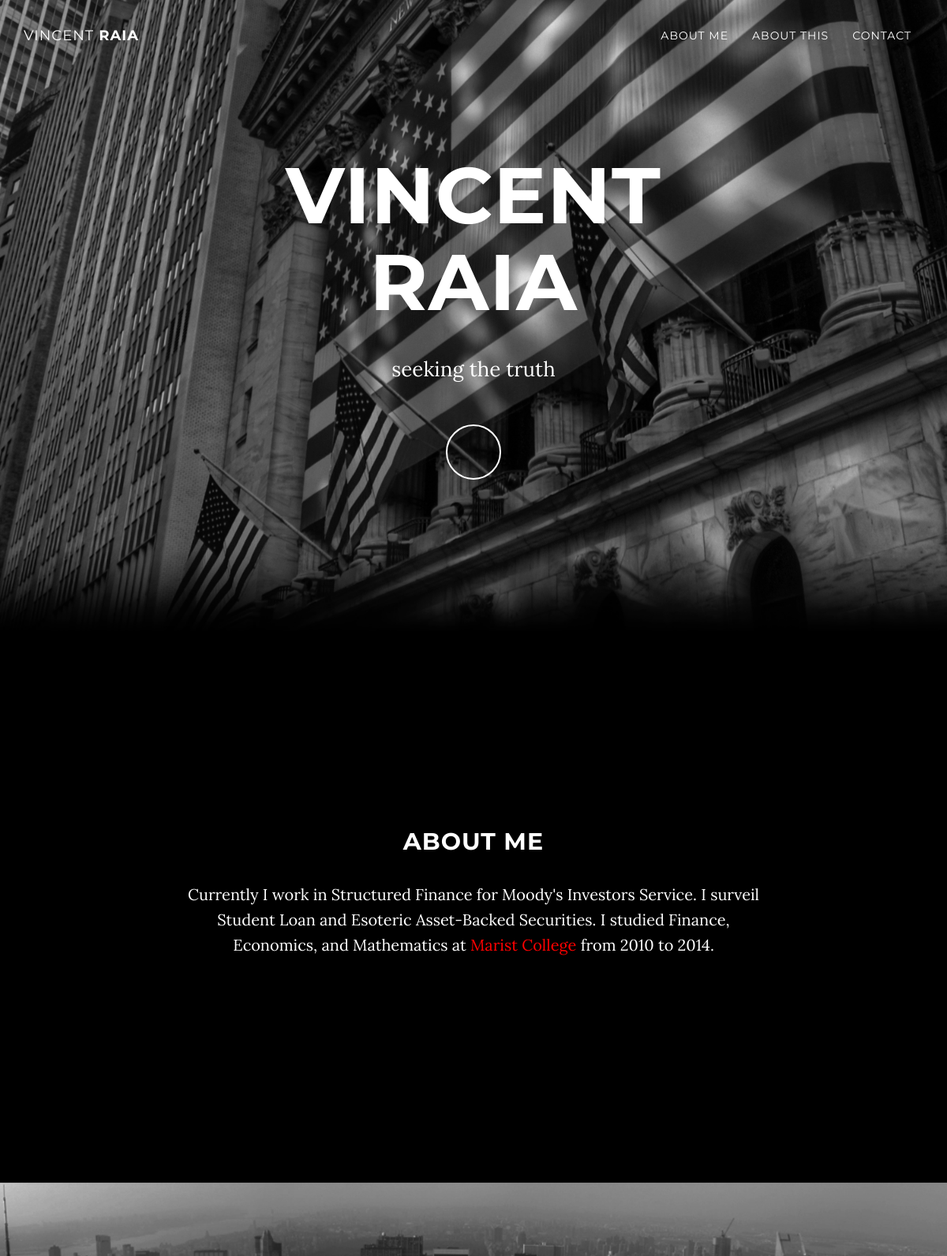
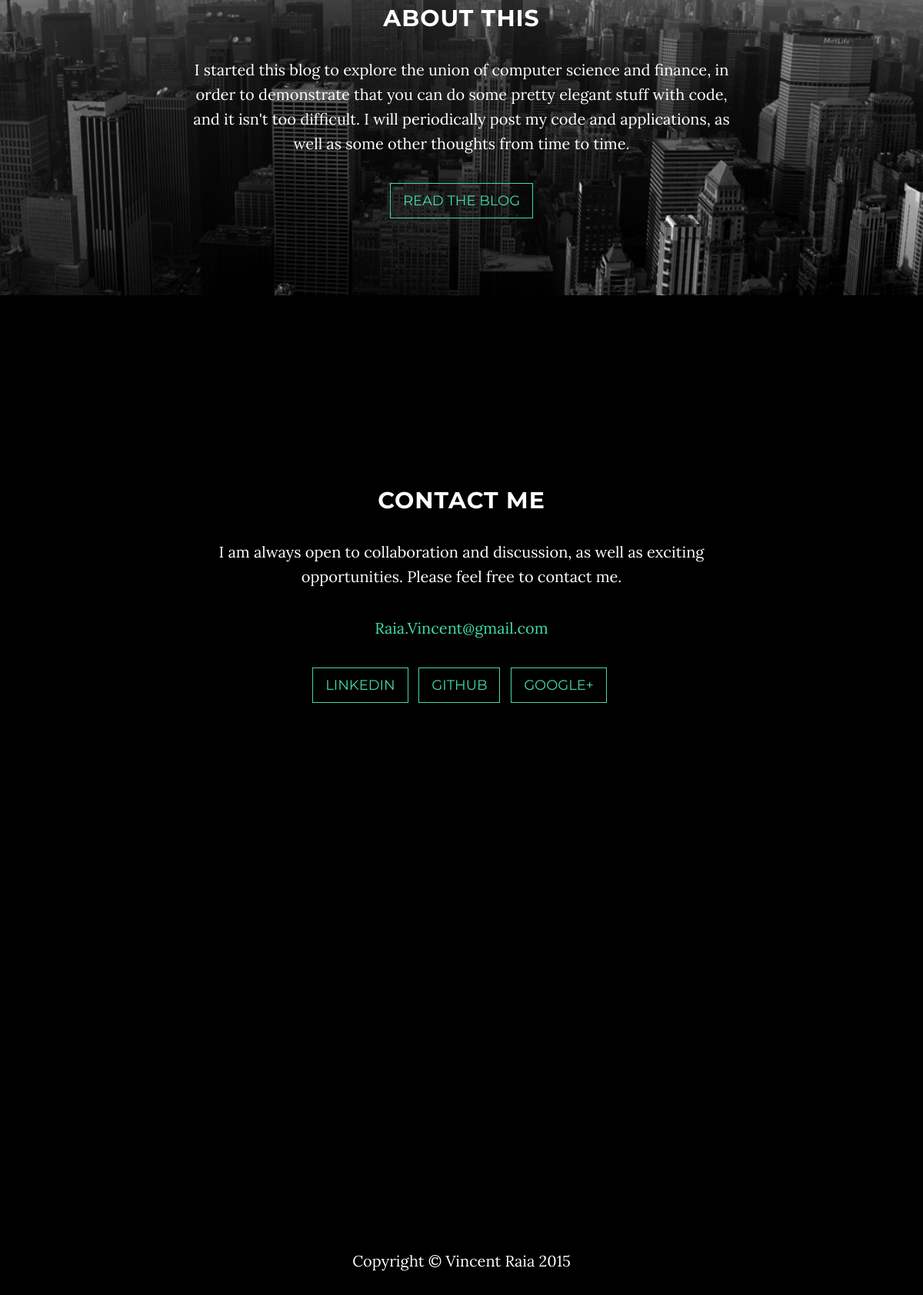
The page / on the database its author committed (2 pictures, top to bottom).
### landing/models.py (models this page shows)
class Land(models.Model):
    object_title = models.CharField(max_length=255)
    heading = models.CharField(max_length=255)
    tagline = models.CharField(max_length=255)
    aboutme_heading = models.CharField(max_length=255)
    aboutme_text = RichTextField()
    aboutblog_heading = models.CharField(max_length=255)
    aboutblog_text = RichTextField()
    contact_heading = models.CharField(max_length=255)
    contact_text = RichTextField()

### landing/views.py (the view)
# urls.py: url(r'^', 'landing.views.index'),
def index(request):
    content = get_object_or_404(Land, object_title="Live")
    return render(request, 'landing.html', {'content': content})

### templates/landing.html (shortened to what this page needs)
{% load staticfiles %}
<!DOCTYPE html>
<html lang="en">
<head>
    <link href="{% static 'css/bootstrap.min.css' %}" rel="stylesheet">
    <link href="{% static 'css/grayscale.css' %}" rel="stylesheet">
    <link href="{% static 'font-awesome/css/font-awesome.min.css" rel="stylesheet' %}" type="text/css">
</head>
<body id="page-top" data-spy="scroll" data-target=".navbar-fixed-top">
    <nav class="navbar navbar-custom navbar-fixed-top" role="navigation">
        <div class="container">
            <div class="navbar-header">
                <a class="navbar-brand page-scroll" href="#page-top">
                      <span class="light">Vincent</span> Raia
                </a>
            </div>
            <div class="collapse navbar-collapse navbar-right navbar-main-collapse">
                <ul class="nav navbar-nav">
                    <li>
                        <a class="page-scroll" href="#about">About Me</a>
                    </li>
                    <li>
                        <a class="page-scroll" href="#download">About This</a>
                    </li>
                    <li>
                        <a class="page-scroll" href="#contact">Contact</a>
                    </li>
                </ul>
            </div>
        </div>
    </nav>
    <header class="intro">
        <div class="intro-body">
            <div class="container">
                <div class="row">
                    <div class="col-md-8 col-md-offset-2">
                        <h1 class="brand-heading">{{ content.heading }}</h1>
                        <p class="intro-text">{{ content.tagline }}</p>
                        <a href="#about" class="btn btn-circle page-scroll">
                        </a>
                    </div>
                </div>
            </div>
        </div>
    </header>
    <section id="about" class="container content-section text-center">
        <div class="row">
            <div class="col-lg-8 col-lg-offset-2">
                <h2>{{ content.aboutme_heading }}</h2>
                <p>{{ content.aboutme_text|safe }}</p>
            </div>
        </div>
    </section>
    <section id="download" class="content-section text-center">
        <div class="download-section">
            <div class="container">
                <div class="col-lg-8 col-lg-offset-2">
                    <h2>{{ content.aboutblog_heading }}</h2>
                    <p>{{ content.aboutblog_text|safe }}</p>
                        <a href="/blog" class="btn btn-default btn-lg"> <span class="network-name">Read The Blog</span></a>
                </div>
            </div>
        </div>
    </section>
    <section id="contact" class="container content-section text-center">
        <div class="row">
            <div class="col-lg-8 col-lg-offset-2">
                <h2>{{ content.contact_heading }}</h2>
                <p>{{ content.contact_text|safe }}</p>
                <p><a href="mailto:raia.vincent@gmail.com">Raia.Vincent@gmail.com</a>
                </p>
                <ul class="list-inline banner-social-buttons">
                    <li>
                        <a href="https://www.linkedin.com/in/vincentraia" class="btn btn-default btn-lg"> <span class="network-name">LinkedIn</span></a>
                    </li>
                    <li>
                        <a href="https://github.com/VincentRaia" class="btn btn-default btn-lg"> <span class="network-name">Github</span></a>
                    </li>
                    <li>
                        <a href="https://plus.google.com/+Startbootstrap/posts" class="btn btn-default btn-lg"> <span class="network-name">Google+</span></a>
                    </li>
                </ul>
            </div>
        </div>
    </section>
    <div id="map"></div>
    <footer>
        <div class="container text-center">
            <p>Copyright &copy; Vincent Raia 2015</p>
        </div>
    </footer>
</body>
</html>

### static/css/grayscale.css (style rules this page uses)
body { width: 100%; height: 100%; font-family: Lora,"Helvetica Neue",Helvetica,Arial,sans-serif; color: #fff; background-color: #000; }
html { width: 100%; height: 100%; }
h1, h2, h3, h4, h5, h6 { margin: 0 0 35px; text-transform: uppercase; font-family: Montserrat,"Helvetica Neue",Helvetica,Arial,sans-serif; font-weight: 700; letter-spacing: 1px; }
p { margin: 0 0 25px; font-size: 18px; line-height: 1.5; }
@media (min-width:768px) { p { margin: 0 0 35px; font-size: 20px; line-height: 1.6; } }
a { color: #42dca3; -webkit-transition: all .2s ease-in-out; -moz-transition: all .2s ease-in-out; transition: all .2s ease-in-out; }
.light { font-weight: 400; }
.navbar-custom { margin-bottom: 0; border-bottom: 1px solid rgba(255,255,255,.3); text-transform: uppercase; font-family: Montserrat,"Helvetica Neue",Helvetica,Arial,sans-serif; background-color: #000; }
.navbar-custom .navbar-brand { font-weight: 700; }
.navbar-custom a { color: #fff; }
.navbar-custom .nav li a { -webkit-transition: background .3s ease-in-out; -moz-transition: background .3s ease-in-out; transition: background .3s ease-in-out; }
@media (min-width:768px) { .navbar-custom { padding: 20px 0; border-bottom: 0; letter-spacing: 1px; background: 0 0; -webkit-transition: background .5s ease-in-out,padding .5s ease-in-out; -moz-transition: background .5s ease-in-out,padding .5s ease-in-out; transition: background .5s ease-in-out,padding .5s ease-in-out; } }
.intro { display: table; width: 100%; height: auto; padding: 100px 0; text-align: center; color: #fff; background: url(../img/intro-bg.jpg) no-repeat bottom center scroll; background-color: #000; -webkit-background-size: cover; -moz-background-size: cover; background-size: cover; -o-background-size: cover; }
.intro .intro-body { display: table-cell; vertical-align: middle; }
.intro .intro-body .brand-heading { font-size: 40px; }
.intro .intro-body .intro-text { font-size: 18px; }
@media (min-width:768px) { .intro { height: 100%; padding: 0; } }
@media (min-width:768px) { .intro .intro-body .brand-heading { font-size: 100px; } }
@media (min-width:768px) { .intro .intro-body .intro-text { font-size: 26px; } }
.btn-circle { width: 70px; height: 70px; margin-top: 15px; padding: 7px 16px; border: 2px solid #fff; border-radius: 100%!important; font-size: 40px; color: #fff; background: 0 0; -webkit-transition: background .3s ease-in-out; -moz-transition: background .3s ease-in-out; transition: background .3s ease-in-out; }
.content-section { padding-top: 100px; }
.download-section { width: 100%; padding: 50px 0; color: #fff; background: url(../img/downloads-bg.jpg) no-repeat center center scroll; background-color: #000; -webkit-background-size: cover; -moz-background-size: cover; background-size: cover; -o-background-size: cover; }
#map { width: 100%; height: 200px; margin-top: 100px; }
@media (min-width:767px) { .content-section { padding-top: 250px; } }
@media (min-width:767px) { .download-section { padding: 100px 0; } }
@media (min-width:767px) { #map { height: 400px; margin-top: 250px; } }
.btn { border-radius: 0; text-transform: uppercase; font-family: Montserrat,"Helvetica Neue",Helvetica,Arial,sans-serif; font-weight: 400; -webkit-transition: all .3s ease-in-out; -moz-transition: all .3s ease-in-out; transition: all .3s ease-in-out; }
.btn-default { border: 1px solid #42dca3; color: #42dca3; background-color: transparent; }
ul.banner-social-buttons { margin-top: 0; }
footer { padding: 50px 0; }
footer p { margin: 0; }
body { webkit-tap-highlight-color: rgba(255,255,255,.2); }

### rows shown on the page
Land: heading "VINCENT RAIA", tagline "seeking the truth", aboutme_heading "ABOUT ME", aboutme_text "Currently I work in Structured Finance for Moody's Investors Service. I surveil Student Loan and Esoteric Asset-Backed Securities. I studied Finance, Economics, and Mathematics at Marist College from 2010 to 2014.", aboutblog_heading "ABOUT THIS", aboutblog_text "I started this blog to explore the union of computer science and finance, in order to demonstrate that you can do some pretty elegant stuff with code, and it isn't too difficult. I will periodically post my code and applications, as well as some other thoughts from time to time.", contact_heading "CONTACT ME", contact_text "I am always open to collaboration and discussion, as well as exciting opportunities. Please feel free to contact me."
